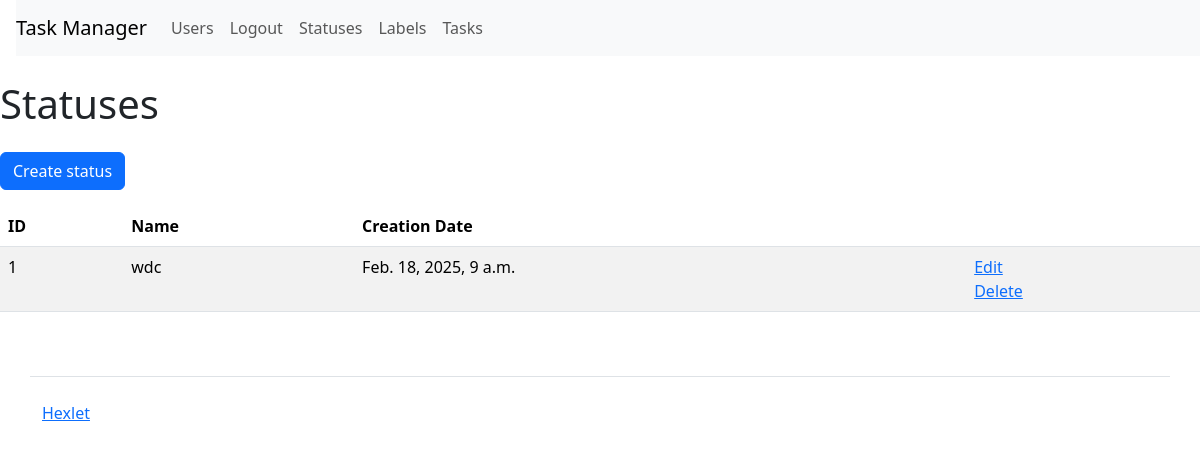
Page /statuses/ (signed in) on the committed database.
### task_manager/statuses/models.py (models this page shows, shortened)
class Statuses(models.Model):
    name = models.CharField(max_length=255, unique=True)
    created_at = models.DateTimeField(default=timezone.now)

### task_manager/statuses/views.py (the view)
# urls.py: path('', StatusesListView.as_view(), name='list'),
class StatusesListView(AuthRequired, ListView):
    template_name = 'statuses/list.html'
    model = Statuses

### task_manager/mixins.py (called while the page is built)
    def dispatch(self, request, *args, **kwargs):
        self.permission_denied_message = gettext('Fast log in young bad boy')
        self.permission_denied_url = reverse_lazy('login')
        return super().dispatch(request, *args, **kwargs)

### task_manager/templates/statuses/list.html
{% extends 'base.html' %}
{% load i18n %}
{% block content %}
<h1 class="my-4">
    {% translate 'Statuses' %}
          </h1>
    <a class="btn btn-primary mb-3" href="{% url 'statuses:create' %}">{% translate 'Create status' %}</a>
    <table class="table table-striped">
        <thead>
          <tr>
            <th>{% translate 'ID' %}</th>
            <th>{% translate 'Name' %}</th>
            <th>{% translate 'Creation Date' %}</th>
            <th></th>
          </tr>
        </thead>
        <tbody>
          {% for status in statuses_list %}
          <tr>
            <td>{{ status.id }}</td>
            <td>{{ status.name }}</td>
            <td>{{ status.created_at }}</td>
            <td>
              <a href="{% url 'statuses:update' status.id%}">{% translate 'Edit' %}</a>
              <br>
              <a href="{% url 'statuses:delete' status.id %}">{% translate 'Delete' %}</a>
            </td>
          </tr>
          {% endfor %}
        </tbody>
      </table>
{% endblock %}

### rows in the picture
Statuses: id "1", name "wdc", created_at "Feb. 18, 2025, 9 a.m."
